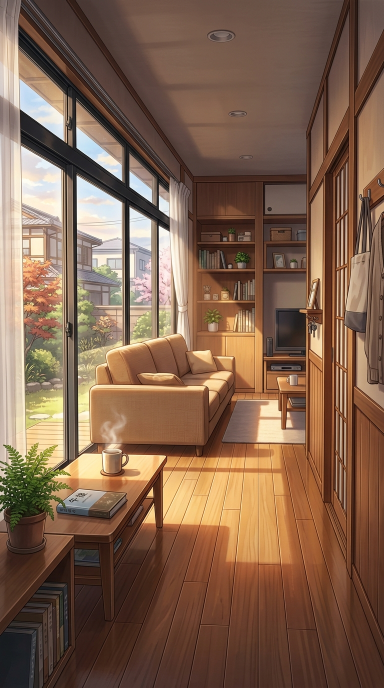
#> input picture assets/backgrounds/room_japan.jpg, 768 x 1376 px, found by its file name (shown at 1/2 size)
$ python render_frame_test2.py
#> lines starting #> are read from the running program, lines starting #| are printed output that depends on the picture
from PIL import Image, ImageDraw, ImageFont, ImageFilter
import os

def draw_text_with_glow(draw, pos, text, font, fill_color, stroke_color, glow_color, stroke_w=8, glow_w=18):
    x, y = pos
    # Outer soft glow
    if glow_color and glow_w > 0:
        for dx in range(-glow_w, glow_w + 1, 3):
            for dy in range(-glow_w, glow_w + 1, 3):
                if dx * dx + dy * dy <= glow_w * glow_w:
                    draw.text((x + dx, y + dy), text, font=font, fill=glow_color)
    # Inner sharp stroke
    for dx in range(-stroke_w, stroke_w + 1):
        for dy in range(-stroke_w, stroke_w + 1):
            if dx * dx + dy * dy <= stroke_w * stroke_w:
                draw.text((x + dx, y + dy), text, font=font, fill=stroke_color)
    # Main text fill
    draw.text((x, y), text, font=font, fill=fill_color)

def test_frame_v2():
    W, H = 1080, 1920

    bg_path = "irasutoya_shorts_generator/assets/backgrounds/room_japan.jpg"
    bg = Image.open(bg_path).resize((W, H), Image.Resampling.LANCZOS).convert("RGBA")

    # Vignette
    overlay = Image.new("RGBA", (W, H), (0, 0, 0, 0))
#> overlay: PIL image 1080x1920 RGBA; every value is 0
    ov_draw = ImageDraw.Draw(overlay)
    for y in range(400):
        alpha = int(190 * (1.0 - y / 400.0))
        ov_draw.line([(0, y), (W, y)], fill=(0, 0, 0, alpha))
    frame = Image.alpha_composite(bg, overlay)
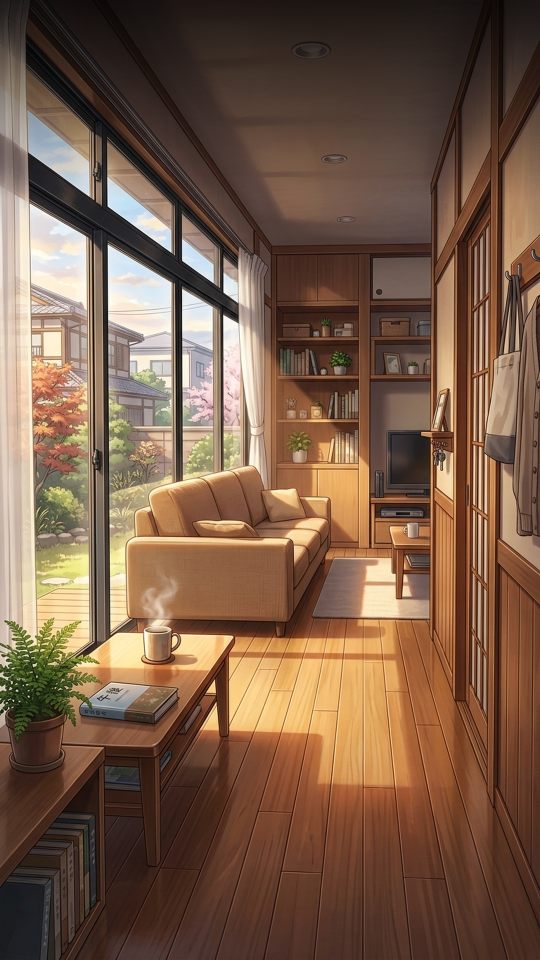
#> frame: PIL image 1080x1920 RGBA (shown at 1/2 size); mean R, G, B, A 120.5, 91.8, 71.7, 255

    # Characters: 3/4 framing (scale height to 1450)
    char_h = 1450
#> (the run stopped early here; a loop or call above may not have finished)

$ run again, with assets/backgrounds/apartment.jpg copied over assets/backgrounds/room_japan.jpg
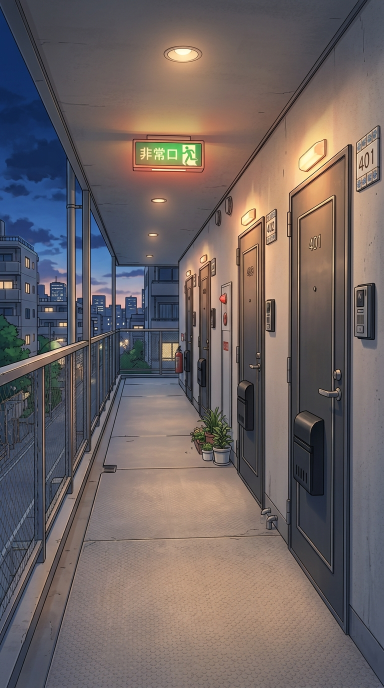
#> input picture assets/backgrounds/apartment.jpg, 768 x 1376 px, found by its file name (shown at 1/2 size)
#> overlay: PIL image 1080x1920 RGBA; every value is 0
#> in test_frame_v2, `frame = Image.alpha_composite(bg, overlay)`:
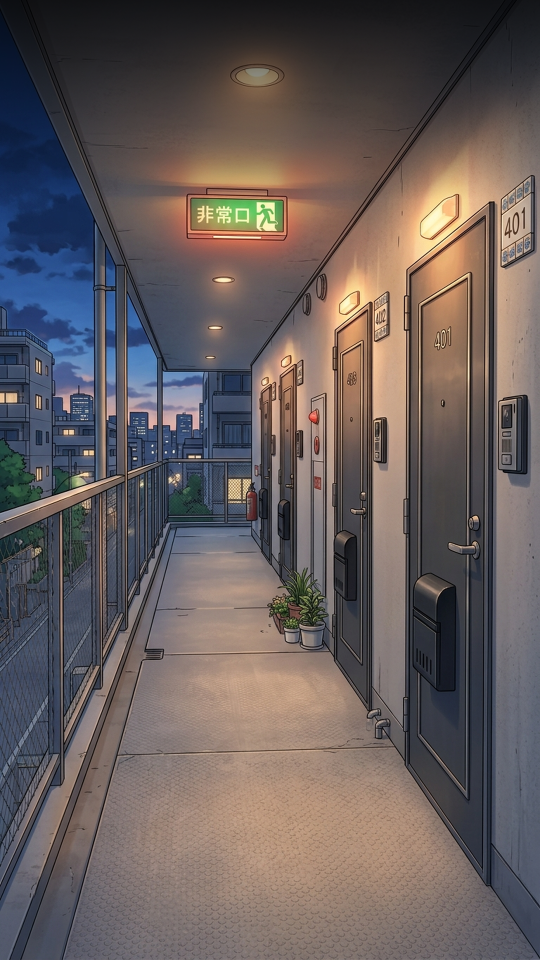
#> frame: PIL image 1080x1920 RGBA (shown at 1/2 size); mean R, G, B, A 103, 93.4, 92.5, 255

$ run again, with assets/backgrounds/cafe.jpg copied over assets/backgrounds/room_japan.jpg
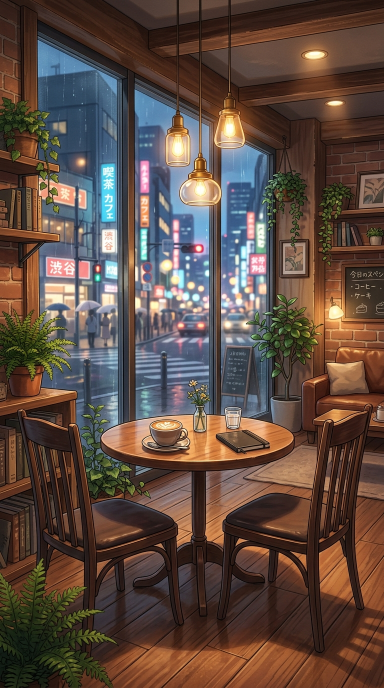
#> input picture assets/backgrounds/cafe.jpg, 768 x 1376 px, found by its file name (shown at 1/2 size)
#> overlay: PIL image 1080x1920 RGBA; every value is 0
#> in test_frame_v2, `frame = Image.alpha_composite(bg, overlay)`:
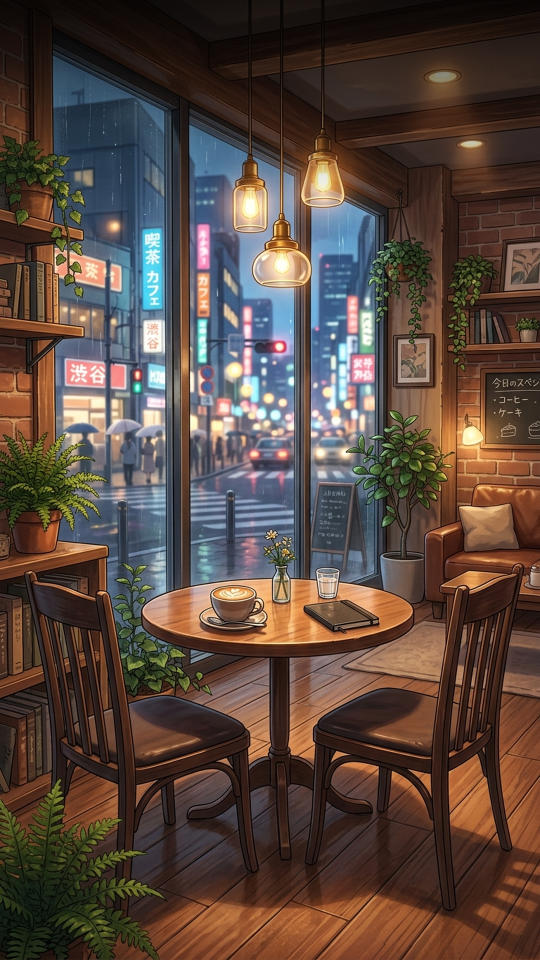
#> frame: PIL image 1080x1920 RGBA (shown at 1/2 size); mean R, G, B, A 88.3, 71, 62, 255

$ run again, with assets/backgrounds/classroom.jpg copied over assets/backgrounds/room_japan.jpg
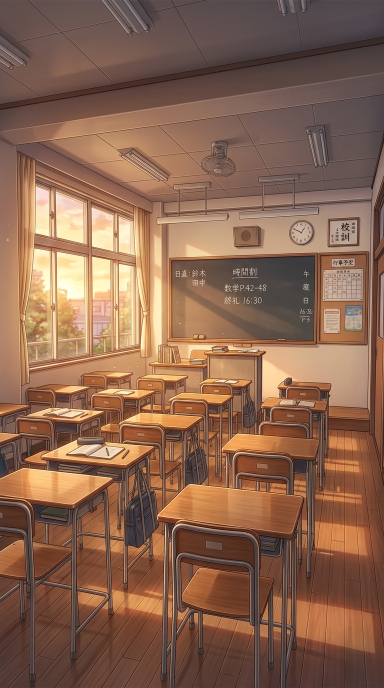
#> input picture assets/backgrounds/classroom.jpg, 768 x 1376 px, found by its file name (shown at 1/2 size)
#> overlay: PIL image 1080x1920 RGBA; every value is 0
#> in test_frame_v2, `frame = Image.alpha_composite(bg, overlay)`:
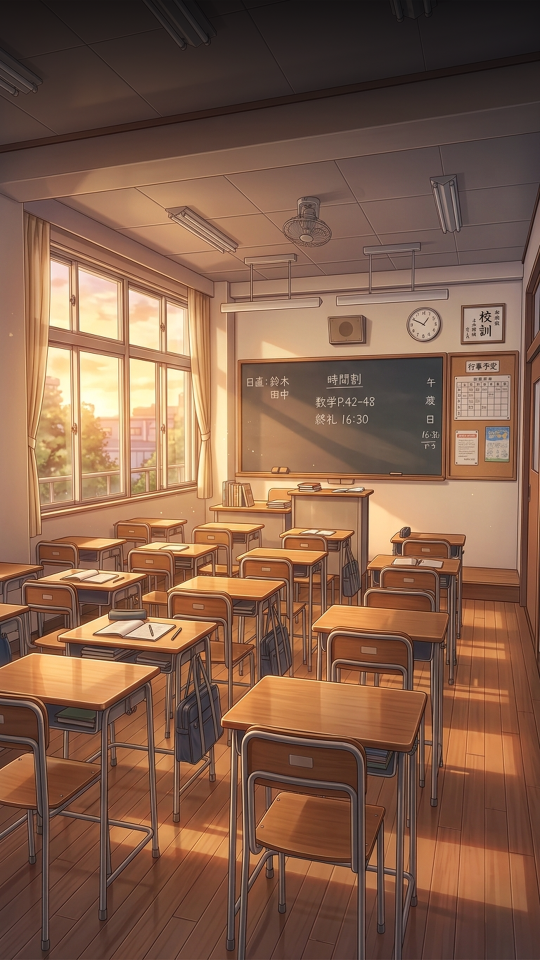
#> frame: PIL image 1080x1920 RGBA (shown at 1/2 size); mean R, G, B, A 130.6, 94.7, 73.7, 255
